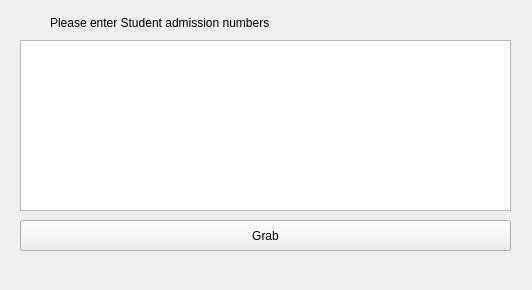
<?xml version="1.0" encoding="UTF-8"?>
<ui version="4.0">
 <class>Form</class>
 <widget class="QWidget" name="Form">
  <property name="geometry">
   <rect>
    <x>0</x>
    <y>0</y>
    <width>532</width>
    <height>290</height>
   </rect>
  </property>
  <property name="windowTitle">
   <string>Form</string>
  </property>
  <widget class="QPlainTextEdit" name="plainTextEdit">
   <property name="geometry">
    <rect>
     <x>20</x>
     <y>40</y>
     <width>491</width>
     <height>171</height>
    </rect>
   </property>
  </widget>
  <widget class="QLabel" name="label">
   <property name="geometry">
    <rect>
     <x>50</x>
     <y>13</y>
     <width>311</width>
     <height>20</height>
    </rect>
   </property>
   <property name="styleSheet">
    <string notr="true">font: 11pt &quot;MS Reference Sans Serif&quot;;</string>
   </property>
   <property name="text">
    <string>Please enter Student admission numbers</string>
   </property>
  </widget>
  <widget class="QPushButton" name="pushButton">
   <property name="geometry">
    <rect>
     <x>20</x>
     <y>220</y>
     <width>491</width>
     <height>31</height>
    </rect>
   </property>
   <property name="text">
    <string>Grab</string>
   </property>
  </widget>
 </widget>
 <resources/>
 <connections/>
</ui>
